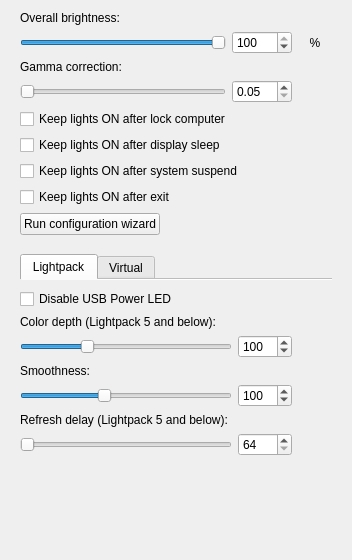
      <widget class="QWidget" name="tabDeviceOptions">
       <property name="sizePolicy">
        <sizepolicy hsizetype="Fixed" vsizetype="Preferred">
         <horstretch>0</horstretch>
         <verstretch>0</verstretch>
        </sizepolicy>
       </property>
       <property name="styleSheet">
        <string notr="true">QComboBox {margin-bottom:0.4em; padding-left: 0.3em}</string>
       </property>
       <attribute name="title">
        <string>Device</string>
       </attribute>
       <layout class="QGridLayout" name="gridLayout_12">
        <property name="leftMargin">
         <number>20</number>
        </property>
        <property name="rightMargin">
         <number>20</number>
        </property>
        <item row="13" column="0">
         <layout class="QHBoxLayout" name="horizontalLayout_8">
          <property name="bottomMargin">
           <number>13</number>
          </property>
          <item>
           <widget class="QPushButton" name="pbRunConfigurationWizard">
            <property name="text">
             <string>Run configuration wizard</string>
            </property>
           </widget>
          </item>
          <item>
           <spacer name="horizontalSpacer_3">
            <property name="orientation">
             <enum>Qt::Horizontal</enum>
            </property>
            <property name="sizeHint" stdset="0">
             <size>
              <width>40</width>
              <height>20</height>
             </size>
            </property>
           </spacer>
          </item>
         </layout>
        </item>
        <item row="2" column="2">
         <widget class="QLabel" name="label_15">
          <property name="styleSheet">
           <string notr="true">margin:0px;</string>
          </property>
          <property name="text">
           <string>%</string>
          </property>
          <property name="alignment">
           <set>Qt::AlignCenter</set>
          </property>
         </widget>
        </item>
        <item row="2" column="0">
         <widget class="QSlider" name="horizontalSlider_DeviceBrightness">
          <property name="minimum">
           <number>0</number>
          </property>
          <property name="maximum">
           <number>100</number>
          </property>
          <property name="pageStep">
           <number>1</number>
          </property>
          <property name="value">
           <number>100</number>
          </property>
          <property name="orientation">
           <enum>Qt::Horizontal</enum>
          </property>
         </widget>
        </item>
        <item row="4" column="2">
         <widget class="QPushButton" name="pushButton_GammaCorrectionHelp">
          <property name="sizePolicy">
           <sizepolicy hsizetype="Fixed" vsizetype="Fixed">
            <horstretch>0</horstretch>
            <verstretch>0</verstretch>
           </sizepolicy>
          </property>
          <property name="styleSheet">
           <string notr="true">margin:0px;</string>
          </property>
          <property name="text">
           <string/>
          </property>
          <property name="icon">
           <iconset resource="../res/LightpackResources.qrc">
            <normaloff>:/icons/help.png</normaloff>:/icons/help.png</iconset>
          </property>
          <property name="flat">
           <bool>true</bool>
          </property>
         </widget>
        </item>
        <item row="4" column="1">
         <widget class="QDoubleSpinBox" name="doubleSpinBox_DeviceGamma">
          <property name="sizePolicy">
           <sizepolicy hsizetype="Fixed" vsizetype="Fixed">
            <horstretch>0</horstretch>
            <verstretch>0</verstretch>
           </sizepolicy>
          </property>
          <property name="minimumSize">
           <size>
            <width>50</width>
            <height>0</height>
           </size>
          </property>
          <property name="maximumSize">
           <size>
            <width>60</width>
            <height>16777215</height>
           </size>
          </property>
          <property name="minimum">
           <double>0.050000000000000</double>
          </property>
          <property name="maximum">
           <double>10.000000000000000</double>
          </property>
          <property name="singleStep">
           <double>0.050000000000000</double>
          </property>
          <property name="value">
           <double>0.050000000000000</double>
          </property>
         </widget>
        </item>
        <item row="14" column="0" colspan="3">
         <widget class="QTabWidget" name="tabDevices">
          <property name="sizePolicy">
           <sizepolicy hsizetype="Expanding" vsizetype="Fixed">
            <horstretch>0</horstretch>
            <verstretch>0</verstretch>
           </sizepolicy>
          </property>
          <property name="minimumSize">
           <size>
            <width>0</width>
            <height>100</height>
           </size>
          </property>
          <property name="currentIndex">
           <number>0</number>
          </property>
          <property name="documentMode">
           <bool>true</bool>
          </property>
          <widget class="QWidget" name="tabDeviceLightpack">
           <property name="sizePolicy">
            <sizepolicy hsizetype="Preferred" vsizetype="Fixed">
             <horstretch>0</horstretch>
             <verstretch>0</verstretch>
            </sizepolicy>
           </property>
           <property name="minimumSize">
            <size>
             <width>0</width>
             <height>50</height>
            </size>
           </property>
           <attribute name="title">
            <string>Lightpack</string>
           </attribute>
           <layout class="QGridLayout" name="gridLayout_13">
            <property name="leftMargin">
             <number>0</number>
            </property>
            <property name="rightMargin">
             <number>0</number>
            </property>
            <item row="8" column="1">
             <widget class="QSpinBox" name="spinBox_DeviceRefreshDelay">
              <property name="sizePolicy">
               <sizepolicy hsizetype="Fixed" vsizetype="Fixed">
                <horstretch>0</horstretch>
                <verstretch>0</verstretch>
               </sizepolicy>
              </property>
              <property name="minimumSize">
               <size>
                <width>50</width>
                <height>0</height>
               </size>
              </property>
              <property name="maximumSize">
               <size>
                <width>60</width>
                <height>16777215</height>
               </size>
              </property>
              <property name="minimum">
               <number>64</number>
              </property>
              <property name="maximum">
               <number>1023</number>
              </property>
              <property name="value">
               <number>64</number>
              </property>
             </widget>
            </item>
            <item row="9" column="0">
             <spacer name="verticalSpacer_8">
              <property name="orientation">
               <enum>Qt::Vertical</enum>
              </property>
              <property name="sizeHint" stdset="0">
               <size>
                <width>20</width>
                <height>40</height>
               </size>
              </property>
             </spacer>
            </item>
            <item row="8" column="0">
             <widget class="QSlider" name="horizontalSlider_DeviceRefreshDelay">
              <property name="whatsThis">
               <string>&lt;h4&gt;Refresh delay&lt;/h4&gt; This setting’s values are inversely proportional to the PWM’s frequency. It's affects to performance.</string>
              </property>
              <property name="minimum">
               <number>64</number>
              </property>
              <property name="maximum">
               <number>1023</number>
              </property>
              <property name="pageStep">
               <number>1</number>
              </property>
              <property name="value">
               <number>64</number>
              </property>
              <property name="orientation">
               <enum>Qt::Horizontal</enum>
              </property>
             </widget>
            </item>
            <item row="5" column="0">
             <widget class="QLabel" name="label_9">
              <property name="sizePolicy">
               <sizepolicy hsizetype="Preferred" vsizetype="Fixed">
                <horstretch>0</horstretch>
                <verstretch>0</verstretch>
               </sizepolicy>
              </property>
              <property name="text">
               <string>Smoothness:</string>
              </property>
             </widget>
            </item>
            <item row="6" column="2">
             <widget class="QPushButton" name="pushButton_LightpackSmoothnessHelp">
              <property name="sizePolicy">
               <sizepolicy hsizetype="Fixed" vsizetype="Fixed">
                <horstretch>0</horstretch>
                <verstretch>0</verstretch>
               </sizepolicy>
              </property>
              <property name="styleSheet">
               <string notr="true">margin:0px;</string>
              </property>
              <property name="text">
               <string/>
              </property>
              <property name="icon">
               <iconset resource="../res/LightpackResources.qrc">
                <normaloff>:/icons/help.png</normaloff>:/icons/help.png</iconset>
              </property>
              <property name="flat">
               <bool>true</bool>
              </property>
             </widget>
            </item>
            <item row="7" column="0">
             <widget class="QLabel" name="label_DeviceRefreshDelay">
              <property name="sizePolicy">
               <sizepolicy hsizetype="Preferred" vsizetype="Fixed">
                <horstretch>0</horstretch>
                <verstretch>0</verstretch>
               </sizepolicy>
              </property>
              <property name="text">
               <string>Refresh delay (Lightpack 5 and below):</string>
              </property>
             </widget>
            </item>
            <item row="4" column="1">
             <widget class="QSpinBox" name="spinBox_DeviceColorDepth">
              <property name="sizePolicy">
               <sizepolicy hsizetype="Fixed" vsizetype="Fixed">
                <horstretch>0</horstretch>
                <verstretch>0</verstretch>
               </sizepolicy>
              </property>
              <property name="minimumSize">
               <size>
                <width>50</width>
                <height>0</height>
               </size>
              </property>
              <property name="maximumSize">
               <size>
                <width>60</width>
                <height>16777215</height>
               </size>
              </property>
              <property name="minimum">
               <number>32</number>
              </property>
              <property name="maximum">
               <number>255</number>
              </property>
              <property name="value">
               <number>100</number>
              </property>
             </widget>
            </item>
            <item row="4" column="0">
             <widget class="QSlider" name="horizontalSlider_DeviceColorDepth">
              <property name="whatsThis">
               <string>&lt;h4&gt;Color depth&lt;/h4&gt; Number of colors per channel, one RGB LED uses 3 channels (value in power of 3).</string>
              </property>
              <property name="minimum">
               <number>32</number>
              </property>
              <property name="maximum">
               <number>255</number>
              </property>
              <property name="pageStep">
               <number>1</number>
              </property>
              <property name="value">
               <number>100</number>
              </property>
              <property name="orientation">
               <enum>Qt::Horizontal</enum>
              </property>
             </widget>
            </item>
            <item row="6" column="0">
             <widget class="QSlider" name="horizontalSlider_DeviceSmooth">
              <property name="whatsThis">
               <string>&lt;h4&gt;Smoothness&lt;/h4&gt; It defines how many steps will be color changed in</string>
              </property>
              <property name="minimum">
               <number>0</number>
              </property>
              <property name="maximum">
               <number>255</number>
              </property>
              <property name="pageStep">
               <number>1</number>
              </property>
              <property name="value">
               <number>100</number>
              </property>
              <property name="orientation">
               <enum>Qt::Horizontal</enum>
              </property>
             </widget>
            </item>
            <item row="6" column="1">
             <widget class="QSpinBox" name="spinBox_DeviceSmooth">
              <property name="sizePolicy">
               <sizepolicy hsizetype="Fixed" vsizetype="Fixed">
                <horstretch>0</horstretch>
                <verstretch>0</verstretch>
               </sizepolicy>
              </property>
              <property name="minimumSize">
               <size>
                <width>50</width>
                <height>0</height>
               </size>
              </property>
              <property name="maximumSize">
               <size>
                <width>60</width>
                <height>16777215</height>
               </size>
              </property>
              <property name="minimum">
               <number>0</number>
              </property>
              <property name="maximum">
               <number>255</number>
              </property>
              <property name="value">
               <number>100</number>
              </property>
             </widget>
            </item>
            <item row="8" column="2">
             <widget class="QPushButton" name="pushButton_LightpackRefreshDelayHelp">
              <property name="sizePolicy">
               <sizepolicy hsizetype="Fixed" vsizetype="Fixed">
                <horstretch>0</horstretch>
                <verstretch>0</verstretch>
               </sizepolicy>
              </property>
              <property name="styleSheet">
               <string notr="true">margin:0px;</string>
              </property>
              <property name="text">
               <string/>
              </property>
              <property name="icon">
               <iconset resource="../res/LightpackResources.qrc">
                <normaloff>:/icons/help.png</normaloff>:/icons/help.png</iconset>
              </property>
              <property name="flat">
               <bool>true</bool>
              </property>
             </widget>
            </item>
            <item row="4" column="2">
             <widget class="QPushButton" name="pushButton_LightpackColorDepthHelp">
              <property name="sizePolicy">
               <sizepolicy hsizetype="Fixed" vsizetype="Fixed">
                <horstretch>0</horstretch>
                <verstretch>0</verstretch>
               </sizepolicy>
              </property>
              <property name="styleSheet">
               <string notr="true">margin:0px;</string>
              </property>
              <property name="text">
               <string/>
              </property>
              <property name="icon">
               <iconset resource="../res/LightpackResources.qrc">
                <normaloff>:/icons/help.png</normaloff>:/icons/help.png</iconset>
              </property>
              <property name="flat">
               <bool>true</bool>
              </property>
             </widget>
            </item>
            <item row="3" column="0">
             <widget class="QLabel" name="label_DeviceColorDepth">
              <property name="sizePolicy">
               <sizepolicy hsizetype="Preferred" vsizetype="Fixed">
                <horstretch>0</horstretch>
                <verstretch>0</verstretch>
               </sizepolicy>
              </property>
              <property name="text">
               <string>Color depth (Lightpack 5 and below):</string>
              </property>
             </widget>
            </item>
            <item row="2" column="0">
             <widget class="QCheckBox" name="checkBox_DisableUsbPowerLed">
              <property name="text">
               <string>Disable USB Power LED</string>
              </property>
             </widget>
            </item>
           </layout>
          </widget>
          <widget class="QWidget" name="tabDeviceVirtual">
           <attribute name="title">
            <string>Virtual</string>
           </attribute>
           <layout class="QGridLayout" name="gridLayout_7">
            <property name="horizontalSpacing">
             <number>12</number>
            </property>
            <item row="1" column="0">
             <spacer name="verticalSpacer_15">
              <property name="orientation">
               <enum>Qt::Vertical</enum>
              </property>
              <property name="sizeHint" stdset="0">
               <size>
                <width>20</width>
                <height>40</height>
               </size>
              </property>
             </spacer>
            </item>
            <item row="0" column="0" colspan="2">
             <widget class="QFrame" name="frame_VirtualLeds">
              <property name="frameShape">
               <enum>QFrame::StyledPanel</enum>
              </property>
              <property name="frameShadow">
               <enum>QFrame::Raised</enum>
              </property>
              <layout class="QVBoxLayout" name="verticalLayout_7">
               <item>
                <layout class="QGridLayout" name="gridLayout_VirtualLeds"/>
               </item>
              </layout>
             </widget>
            </item>
           </layout>
          </widget>
         </widget>
        </item>
        <item row="5" column="0" colspan="3">
         <widget class="QCheckBox" name="checkBox_KeepLightsOnAfterLockComputer">
          <property name="text">
           <string>Keep lights ON after lock computer</string>
          </property>
         </widget>
        </item>
        <item row="4" column="0">
         <widget class="QSlider" name="horizontalSlider_GammaCorrection">
          <property name="sizePolicy">
           <sizepolicy hsizetype="Expanding" vsizetype="Fixed">
            <horstretch>0</horstretch>
            <verstretch>0</verstretch>
           </sizepolicy>
          </property>
          <property name="whatsThis">
           <string>&lt;h4&gt;Gamma correction&lt;/h4&gt; It controls the level of saturation. The effect is clearly detectable in a video in screen grabbing mode&lt;br/&gt;Recommended value: 2.00</string>
          </property>
          <property name="minimum">
           <number>5</number>
          </property>
          <property name="maximum">
           <number>1000</number>
          </property>
          <property name="singleStep">
           <number>5</number>
          </property>
          <property name="orientation">
           <enum>Qt::Horizontal</enum>
          </property>
          <property name="tickPosition">
           <enum>QSlider::NoTicks</enum>
          </property>
          <property name="tickInterval">
           <number>100</number>
          </property>
         </widget>
        </item>
        <item row="15" column="0">
         <spacer name="verticalSpacer_2">
          <property name="orientation">
           <enum>Qt::Vertical</enum>
          </property>
          <property name="sizeHint" stdset="0">
           <size>
            <width>20</width>
            <height>40</height>
           </size>
          </property>
         </spacer>
        </item>
        <item row="3" column="0">
         <widget class="QLabel" name="label_GammaCorrection">
          <property name="sizePolicy">
           <sizepolicy hsizetype="Preferred" vsizetype="Fixed">
            <horstretch>0</horstretch>
            <verstretch>0</verstretch>
           </sizepolicy>
          </property>
          <property name="text">
           <string>Gamma correction:</string>
          </property>
         </widget>
        </item>
        <item row="2" column="1">
         <widget class="QSpinBox" name="spinBox_DeviceBrightness">
          <property name="sizePolicy">
           <sizepolicy hsizetype="Fixed" vsizetype="Fixed">
            <horstretch>0</horstretch>
            <verstretch>0</verstretch>
           </sizepolicy>
          </property>
          <property name="minimumSize">
           <size>
            <width>60</width>
            <height>0</height>
           </size>
          </property>
          <property name="maximumSize">
           <size>
            <width>50</width>
            <height>16777215</height>
           </size>
          </property>
          <property name="minimum">
           <number>0</number>
          </property>
          <property name="maximum">
           <number>100</number>
          </property>
          <property name="value">
           <number>100</number>
          </property>
         </widget>
        </item>
        <item row="1" column="0">
         <widget class="QLabel" name="label_5">
          <property name="sizePolicy">
           <sizepolicy hsizetype="Preferred" vsizetype="Fixed">
            <horstretch>0</horstretch>
            <verstretch>0</verstretch>
           </sizepolicy>
          </property>
          <property name="text">
           <string>Overall brightness:</string>
          </property>
         </widget>
        </item>
        <item row="7" column="0" colspan="3">
         <widget class="QCheckBox" name="checkBox_KeepLightsOnAfterSuspend">
          <property name="text">
           <string>Keep lights ON after system suspend</string>
          </property>
         </widget>
        </item>
        <item row="12" column="0" colspan="3">
         <widget class="QCheckBox" name="checkBox_KeepLightsOnAfterExit">
          <property name="minimumSize">
           <size>
            <width>0</width>
            <height>0</height>
           </size>
          </property>
          <property name="text">
           <string>Keep lights ON after exit</string>
          </property>
         </widget>
        </item>
        <item row="6" column="0">
         <widget class="QCheckBox" name="checkBox_KeepLightsOnAfterScreenOff">
          <property name="text">
           <string>Keep lights ON after display sleep</string>
          </property>
         </widget>
        </item>
       </layout>
      </widget>
